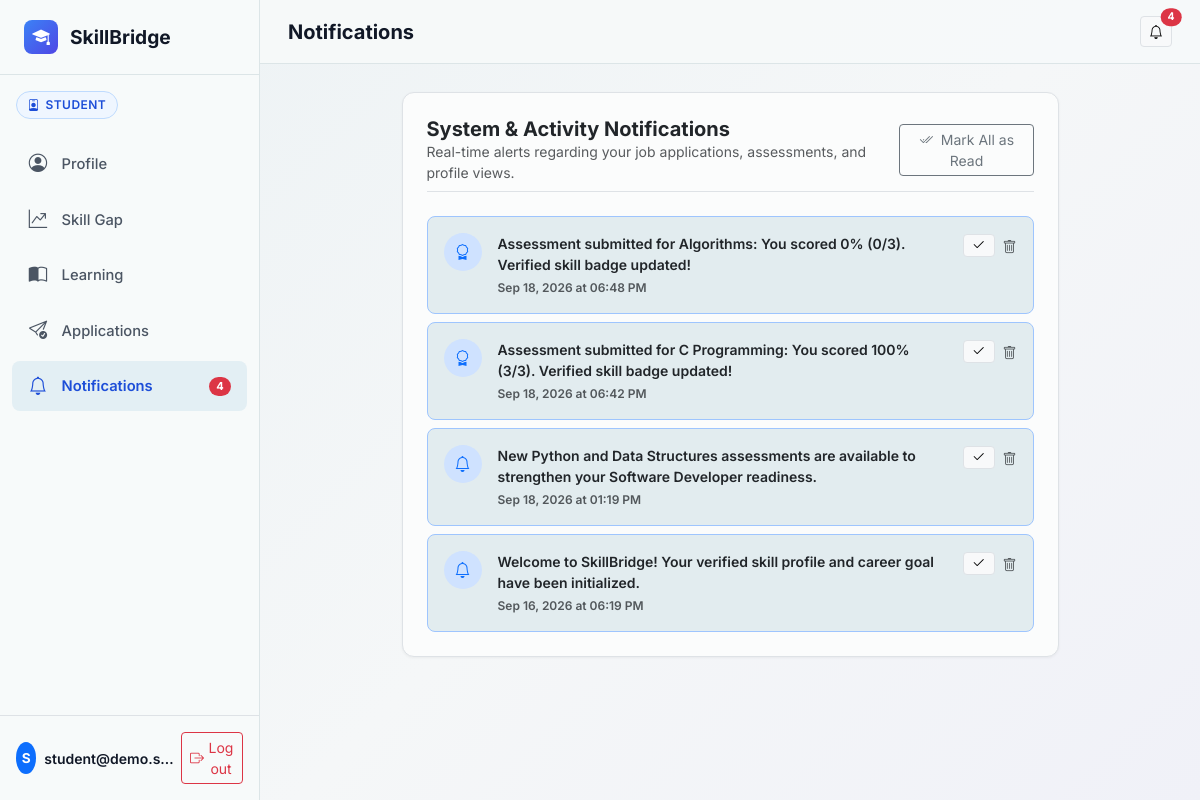
/student/notifications (signed in), run on the app's committed database.
### models.py (models this page shows, shortened)
class User(db.Model):
    __tablename__ = 'users'
    id = db.Column(db.Integer, primary_key=True)
    email = db.Column(db.String(120), unique=True, nullable=False, index=True)
    password_hash = db.Column(db.String(255), nullable=False)
    role = db.Column(db.String(50), nullable=False)  # student, industry, academician, institution
    created_at = db.Column(db.DateTime, default=datetime.utcnow)
    student_profile = db.relationship('StudentProfile', backref='user', uselist=False, cascade="all, delete-orphan")
    industry_profile = db.relationship('IndustryProfile', backref='user', uselist=False, cascade="all, delete-orphan")
    academician_profile = db.relationship('AcademicianProfile', backref='user', uselist=False, cascade="all, delete-orphan")
    institution_profile = db.relationship('InstitutionProfile', backref='admin_user', uselist=False, cascade="all, delete-orphan")
    notifications = db.relationship('Notification', backref='user', lazy='dynamic', cascade="all, delete-orphan")

class Notification(db.Model):
    __tablename__ = 'notifications'
    id = db.Column(db.Integer, primary_key=True)
    user_id = db.Column(db.Integer, db.ForeignKey('users.id', ondelete='CASCADE'), nullable=False, index=True)
    event_type = db.Column(db.String(100), nullable=False)
    related_id = db.Column(db.Integer, nullable=True)
    message = db.Column(db.Text, nullable=False)
    read = db.Column(db.Boolean, default=False)
    created_at = db.Column(db.DateTime, default=datetime.utcnow)

### routes/student_routes.py (the view)
@student_bp.route('/notifications')
@role_required('student')
def notifications():
    user = get_current_user()
    notifs = Notification.query.filter_by(user_id=user.id).order_by(Notification.created_at.desc()).all()
    unread_count = Notification.query.filter_by(user_id=user.id, read=False).count()
    return render_template(
        'student/notifications.html',
        notifications=notifs,
        unread_count=unread_count
    )

### auth.py (called while the page is built, shortened)
def get_current_user():
    if hasattr(g, 'current_user') and g.current_user is not None:
        return g.current_user
    user_id = session.get('user_id')
    if user_id:
        user = db.session.get(User, user_id)
        if user:
            g.current_user = user
            return user

def role_required(*allowed_roles):
    def decorator(f):
        @wraps(f)
        def decorated_function(*args, **kwargs):
            user = get_current_user()
            if not user:
                if request.is_json:
                    return jsonify({'success': False, 'message': 'Authentication required.'}), 401
                flash('Please log in to access this page.', 'warning')
                return redirect(url_for('auth.login', next=request.path))
            return f(*args, **kwargs)
        return decorated_function
    return decorator

### templates/student/notifications.html (shortened to what this page needs)
{% extends "base.html" %}
{% block page_title %}Notifications{% endblock %}
{% block content %}
<div class="row justify-content-center">
    <div class="col-lg-9">
        <div class="card card-sb p-4 bg-white border">
            <div class="d-flex justify-content-between align-items-center mb-4 pb-2 border-bottom">
                <div>
                    <h5 class="fw-bold mb-0">System & Activity Notifications</h5>
                    <p class="text-muted small mb-0">Real-time alerts regarding your job applications, assessments, and profile views.</p>
                </div>
                {% if unread_count > 0 %}
                <form method="POST" action="{{ url_for('student.mark_all_notifications_read') }}">
                    <button type="submit" class="btn btn-sm btn-outline-secondary">
                        <i class="bi bi-check2-all me-1"></i> Mark All as Read
                    </button>
                </form>
                {% endif %}
            </div>
            {% if notifications %}
            <div class="d-flex flex-column gap-2">
                {% for n in notifications %}
                <div class="p-3 border rounded-3 d-flex align-items-start justify-content-between {% if not n.read %}bg-light border-primary-subtle fw-semibold{% else %}bg-white opacity-75{% endif %}" id="notif-item-{{ n.id }}">
                    <div class="d-flex gap-3">
                        <div class="bg-primary-subtle text-primary rounded-circle d-flex align-items-center justify-content-center flex-shrink-0" style="width: 38px; height: 38px;">
                            {% if 'application' in n.event_type %}
                            <i class="bi bi-send-check"></i>
                            {% elif 'profile' in n.event_type %}
                            <i class="bi bi-eye"></i>
                            {% elif 'assessment' in n.event_type %}
                            <i class="bi bi-award"></i>
                            {% else %}
                            <i class="bi bi-bell"></i>
                            {% endif %}
                        </div>
                        <div>
                            <div class="small mb-1">{{ n.message }}</div>
                            <div class="text-muted small" style="font-size: 0.75rem;">
                                {{ n.created_at.strftime('%b %d, %Y at %I:%M %p') }}
                            </div>
                        </div>
                    </div>
                    <div class="d-flex align-items-center gap-2 flex-shrink-0 ms-3">
                        {% if not n.read %}
                        <button class="btn btn-sm btn-light border py-0 px-2 btn-mark-read" data-notif-id="{{ n.id }}" title="Mark Read">
                            <i class="bi bi-check2"></i>
                        </button>
                        {% endif %}
                        <form method="POST" action="{{ url_for('student.delete_notification', id=n.id) }}">
                            <button type="submit" class="btn btn-sm btn-link text-muted p-0 border-0" title="Delete">
                                <i class="bi bi-trash"></i>
                            </button>
                        </form>
                    </div>
                </div>
                {% endfor %}
            </div>
            {% else %}
            <div class="empty-state py-5">
                <i class="bi bi-bell-slash empty-state-icon"></i>
                <h6>You're all caught up!</h6>
                <p class="text-muted small">No notifications at this time.</p>
            </div>
            {% endif %}
        </div>
    </div>
</div>
{% endblock %}

### templates/base.html (shortened to what this page needs)
<!DOCTYPE html>
<html lang="en">
<head>
    <link href="https://cdn.jsdelivr.net/npm/bootstrap@5.3.3/dist/css/bootstrap.min.css" rel="stylesheet">
    <link rel="stylesheet" href="https://cdn.jsdelivr.net/npm/bootstrap-icons@1.11.3/font/bootstrap-icons.min.css">
    <link rel="stylesheet" href="{{ url_for('static', filename='css/style.css') }}">
</head>
<body>
    {% if current_user %}
    <div class="app-wrapper">
        <aside class="app-sidebar">
            <a href="/" class="brand-logo">
                <div class="brand-icon"><i class="bi bi-mortarboard-fill"></i></div>
                <span>SkillBridge</span>
            </a>
            <div class="px-3 pt-3 pb-1">
                <span class="role-badge role-badge-{{ current_user.role }}">
                    <i class="bi bi-person-badge"></i> {{ current_user.role }}
                </span>
            </div>
            <nav class="sidebar-nav">
                {% if current_user.role == 'student' %}
                <a href="{{ url_for('student.profile') }}" class="nav-item-link {% if request.endpoint == 'student.profile' %}active{% endif %}">
                    <i class="bi bi-person-circle"></i>
                    <span>Profile</span>
                </a>
                <a href="{{ url_for('student.skill_gap') }}" class="nav-item-link {% if request.endpoint in ['student.skill_gap', 'student.take_assessment', 'student.assessment_result', 'student.assessment_history'] %}active{% endif %}">
                    <i class="bi bi-graph-up-arrow"></i>
                    <span>Skill Gap</span>
                </a>
                <a href="{{ url_for('student.learning') }}" class="nav-item-link {% if request.endpoint == 'student.learning' %}active{% endif %}">
                    <i class="bi bi-book-half"></i>
                    <span>Learning</span>
                </a>
                <a href="{{ url_for('student.applications') }}" class="nav-item-link {% if request.endpoint == 'student.applications' %}active{% endif %}">
                    <i class="bi bi-send-check"></i>
                    <span>Applications</span>
                </a>
                <a href="{{ url_for('student.notifications') }}" class="nav-item-link {% if request.endpoint == 'student.notifications' %}active{% endif %}">
                    <i class="bi bi-bell"></i>
                    <span>Notifications</span>
                    {% if unread_notifications_count > 0 %}
                    <span class="badge bg-danger ms-auto rounded-pill">{{ unread_notifications_count }}</span>
                    {% endif %}
                </a>
                {% endif %}
            </nav>
            <div class="p-3 border-top mt-auto">
                <div class="d-flex align-items-center justify-content-between">
                    <div class="d-flex align-items-center gap-2 overflow-hidden">
                        <div class="bg-primary text-white rounded-circle d-flex align-items-center justify-content-center fw-bold" style="width: 32px; height: 32px; font-size: 0.85rem;">
                            {{ current_user.email[0]|upper }}
                        </div>
                        <div class="text-truncate">
                            <div class="small fw-semibold text-truncate">{{ current_user.email }}</div>
                        </div>
                    </div>
                    <a href="{{ url_for('auth.logout') }}" class="btn btn-sm btn-outline-danger d-inline-flex align-items-center gap-1 px-2" title="Log out of SkillBridge">
                        <i class="bi bi-box-arrow-right"></i>
                        <span>Log out</span>
                    </a>
                </div>
            </div>
        </aside>
        <div class="app-main">
            <header class="app-header">
                <div class="d-flex align-items-center gap-3">
                    <h5 class="mb-0 fw-bold">{% block page_title %}Dashboard{% endblock %}</h5>
                </div>
                <div class="d-flex align-items-center gap-2">
                    <a href="{% if current_user.role == 'student' %}{{ url_for('student.notifications') }}{% elif current_user.role == 'industry' %}{{ url_for('industry.notifications') }}{% elif current_user.role == 'academician' %}{{ url_for('academician.notifications') }}{% else %}{{ url_for('institution.notifications') }}{% endif %}" class="btn btn-sm btn-light position-relative border" title="Notifications">
                        <i class="bi bi-bell"></i>
                        {% if unread_notifications_count > 0 %}
                        <span class="position-absolute top-0 start-100 translate-middle badge rounded-pill bg-danger" style="font-size: 0.65rem;">
                            {{ unread_notifications_count }}
                        </span>
                        {% endif %}
                    </a>
                </div>
            </header>
            <main class="app-content">
                {% block content %}{% endblock %}
            </main>
        </div>
    </div>
    {% endif %}
</body>
</html>

### static/css/style.css (style rules this page uses)
:root { --sb-primary: #3B82F6; --sb-primary-hover: #2563EB; --sb-primary-dark: #1D4ED8; --sb-indigo: #4F46E5; --sb-bg-main: #EEF3F5; --sb-bg-soft: #E2ECEF; --sb-surface: #FBFCFC; --sb-surface-tinted: #F4F8F8; --sb-border: #DCE5E7; --sb-text-main: #111827; --sb-text-muted: #4B5563; --sb-text-light: #9CA3AF; --sb-success: #10B981; --sb-warning: #F59E0B; --sb-danger: #EF4444; --sb-sidebar-width: 260px; --sb-header-height: 64px; }
body { font-family: 'Inter', -apple-system, BlinkMacSystemFont, 'Segoe UI', Roboto, Helvetica, Arial, sans-serif; background-color: var(--sb-bg-main); background-image: radial-gradient(circle at 10% 0%, rgba(112, 170, 187, 0.12), transparent 30rem), radial-gradient(circle at 92% 20%, rgba(99, 102, 241, 0.08), transparent 28rem); color: var(--sb-text-main); margin: 0; padding: 0; overflow-x: hidden; -webkit-font-smoothing: antialiased; }
.app-wrapper { display: flex; min-height: 100vh; }
.app-sidebar { width: var(--sb-sidebar-width); background-color: #F7FAFA; border-right: 1px solid var(--sb-border); position: fixed; top: 0; bottom: 0; left: 0; z-index: 1020; display: flex; flex-direction: column; transition: transform 0.2s ease-in-out; }
.app-main { flex: 1; margin-left: var(--sb-sidebar-width); display: flex; flex-direction: column; min-height: 100vh; background: linear-gradient(135deg, #EEF3F5 0%, #F5F7F8 48%, #F0F1F8 100%); }
.app-header { height: var(--sb-header-height); background-color: rgba(247, 250, 250, 0.94); border-bottom: 1px solid var(--sb-border); position: sticky; top: 0; z-index: 1010; display: flex; align-items: center; justify-content: space-between; padding: 0 1.75rem; }
.app-content { padding: 1.75rem; flex: 1; padding-bottom: 5rem; }
.app-wrapper .bg-light { background-color: var(--sb-bg-soft) !important; }
.app-wrapper .bg-white { background-color: var(--sb-surface-tinted) !important; }
.app-wrapper .card-sb.bg-white, .app-wrapper .card-sb { background-color: var(--sb-surface) !important; }
.brand-logo { display: flex; align-items: center; gap: 0.75rem; font-weight: 700; font-size: 1.2rem; color: var(--sb-text-main); text-decoration: none; padding: 1.25rem 1.5rem; border-bottom: 1px solid var(--sb-border); }
.brand-icon { width: 34px; height: 34px; background: linear-gradient(135deg, var(--sb-primary), var(--sb-indigo)); color: white; border-radius: 8px; display: flex; align-items: center; justify-content: center; font-size: 1.1rem; }
.sidebar-nav { padding: 1rem 0.75rem; display: flex; flex-direction: column; gap: 0.35rem; flex: 1; }
.nav-item-link { display: flex; align-items: center; gap: 0.85rem; padding: 0.7rem 1rem; border-radius: 8px; color: var(--sb-text-muted); font-weight: 500; font-size: 0.92rem; text-decoration: none; transition: all 0.15s ease; }
.nav-item-link.active { background-color: #E3EFF4; color: var(--sb-primary-dark); font-weight: 600; }
.nav-item-link i { font-size: 1.15rem; width: 20px; text-align: center; }
.role-badge { display: inline-flex; align-items: center; gap: 0.35rem; padding: 0.25rem 0.65rem; border-radius: 9999px; font-size: 0.75rem; font-weight: 600; text-transform: uppercase; letter-spacing: 0.04em; }
.role-badge-student { background-color: #EFF6FF; color: #1D4ED8; border: 1px solid #BFDBFE; }
.card-sb { background-color: var(--sb-surface); border: 1px solid var(--sb-border); border-radius: 12px; box-shadow: 0 1px 3px rgba(0, 0, 0, 0.05); transition: box-shadow 0.15s ease, transform 0.15s ease; }

### data on the page
User: role "STUDENT", email "S", email "student@demo.s…"
Notification: message "Assessment submitted for Algorithms: You scored 0% (0/3). Verified skill badge updated!", created_at "Sep 18, 2026 at 06:48 PM"
Notification: message "Assessment submitted for C Programming: You scored 100% (3/3). Verified skill badge updated!", created_at "Sep 18, 2026 at 06:42 PM"
Notification: message "New Python and Data Structures assessments are available to strengthen your Software Developer readiness.", created_at "Sep 18, 2026 at 01:19 PM"
Notification: message "Welcome to SkillBridge! Your verified skill profile and career goal have been initialized.", created_at "Sep 16, 2026 at 06:19 PM"

### other printed values
{{ unread_notifications_count }} "4"
